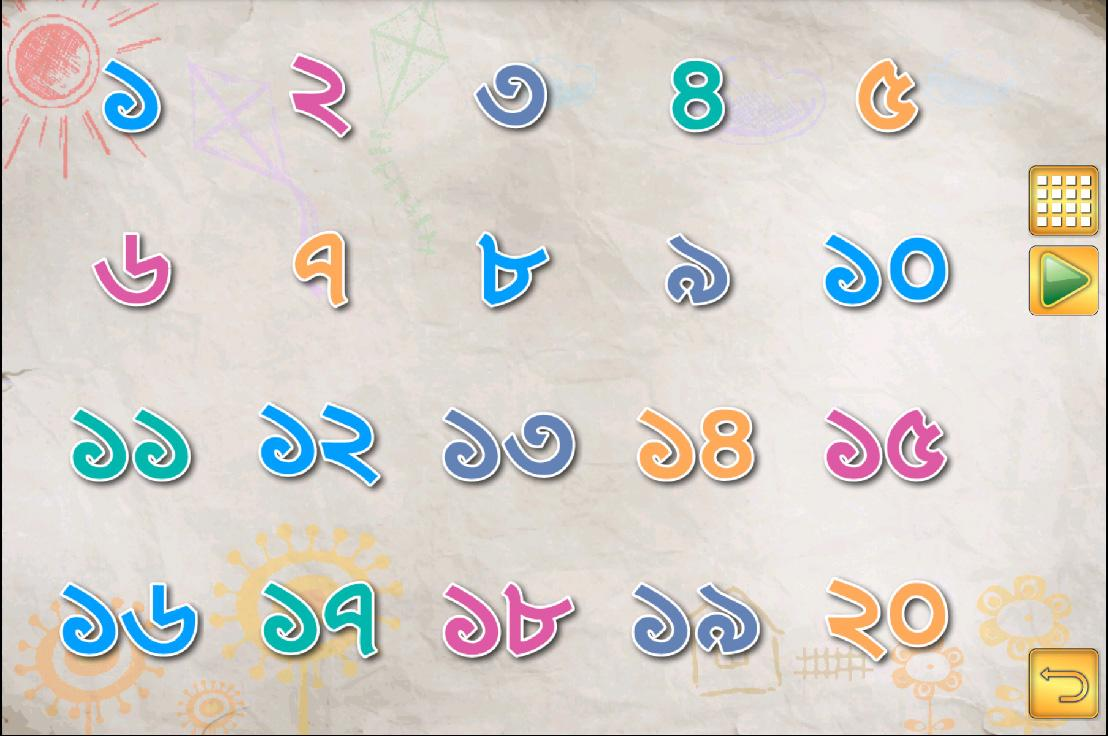
#> input picture image/data/number.jpg, 1108 x 736 px
$ python canny.py
#> lines starting #> are read from the running program, lines starting #| are printed output that depends on the picture; after the words box and inside, x2 and y2 are one past the last pixel; in counts of white or black regions, pixels touching at a corner belong together
import cv2

import numpy as np
img = cv2.imread('number.jpg')
#> img is the input picture: shape (736, 1108, 3); mean B, G, R 203.7, 209.2, 213.8
img1='num1.jpg'
#cv2.imshow("orig", img)

img = cv2.blur(img,(2,2))
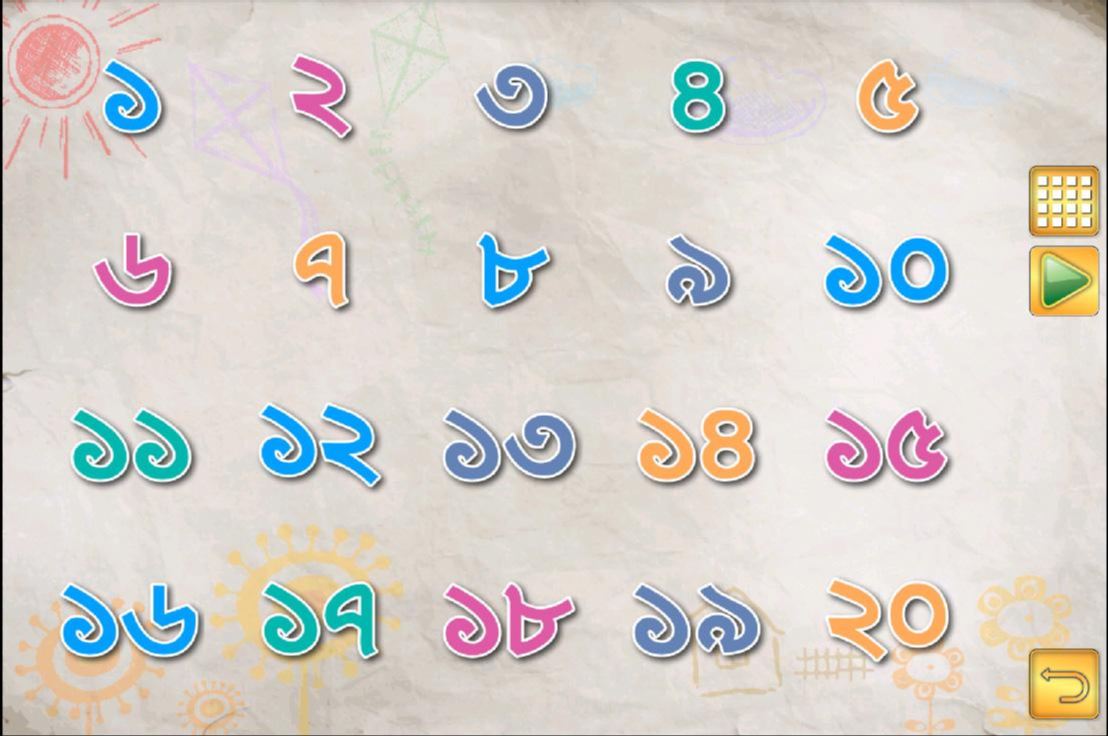
#> img: shape (736, 1108, 3); mean B, G, R 204.1, 209.7, 214.3
gray_seg = cv2.Canny(img, 450, 450)
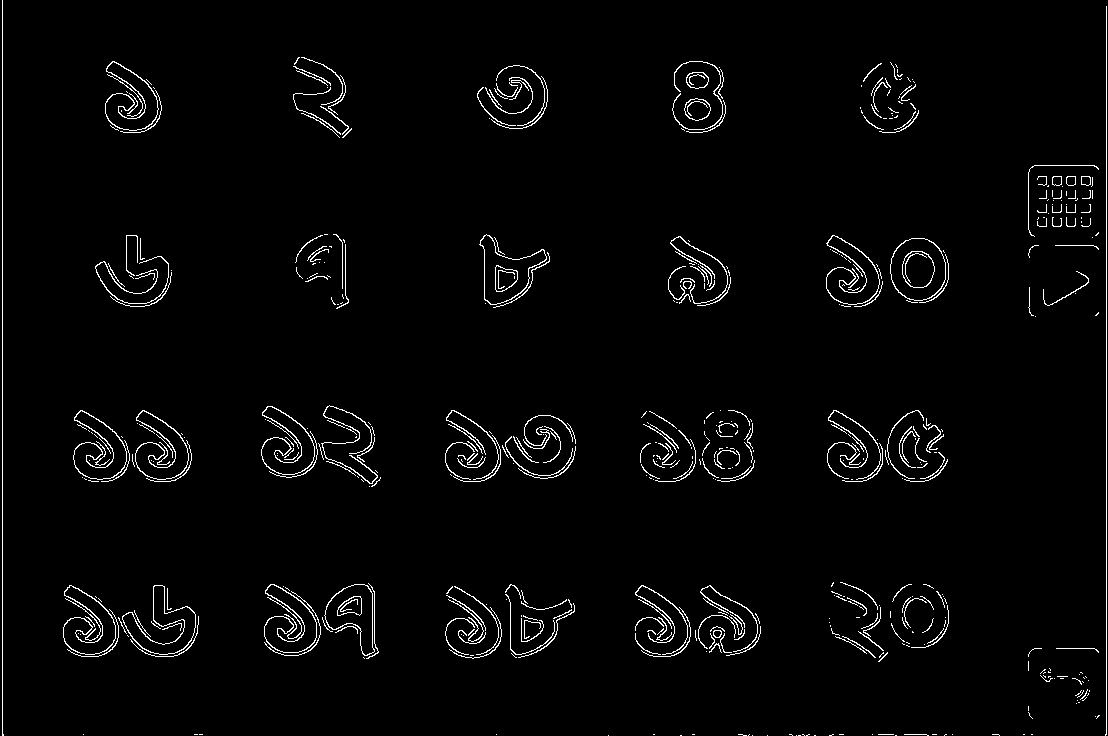
#> gray_seg: shape (736, 1108); 2.4% white in thin lines or dots
cv2.imshow("orig", gray_seg)
cv2.imwrite(img1,gray_seg)
cv2.waitKey(0)

$ run again, with image/data/getty_187116470_97064797045000_99453.jpg copied over image/data/number.jpg
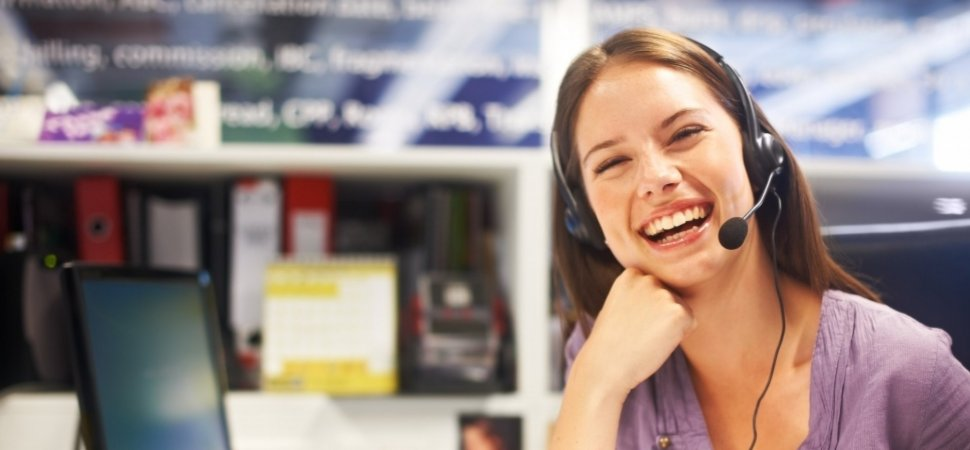
#> input picture image/data/getty_187116470_97064797045000_99453.jpg, 970 x 450 px
#> img is the input picture: shape (450, 970, 3); mean B, G, R 131.9, 136, 151.3
#> `gray_seg = cv2.Canny(img, 450, 450)`:
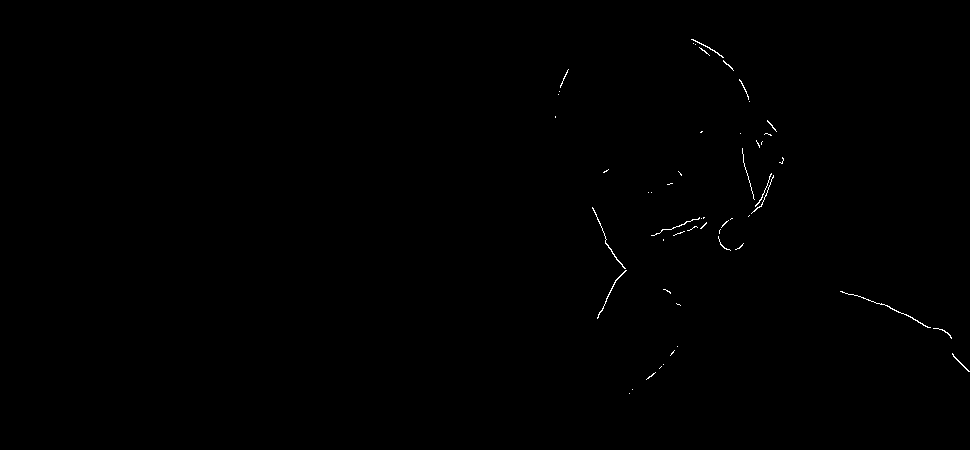
#> gray_seg: shape (450, 970); 0.21% white in thin lines or dots, all inside (x1, y1, x2, y2) = (555, 39, 970, 394)
